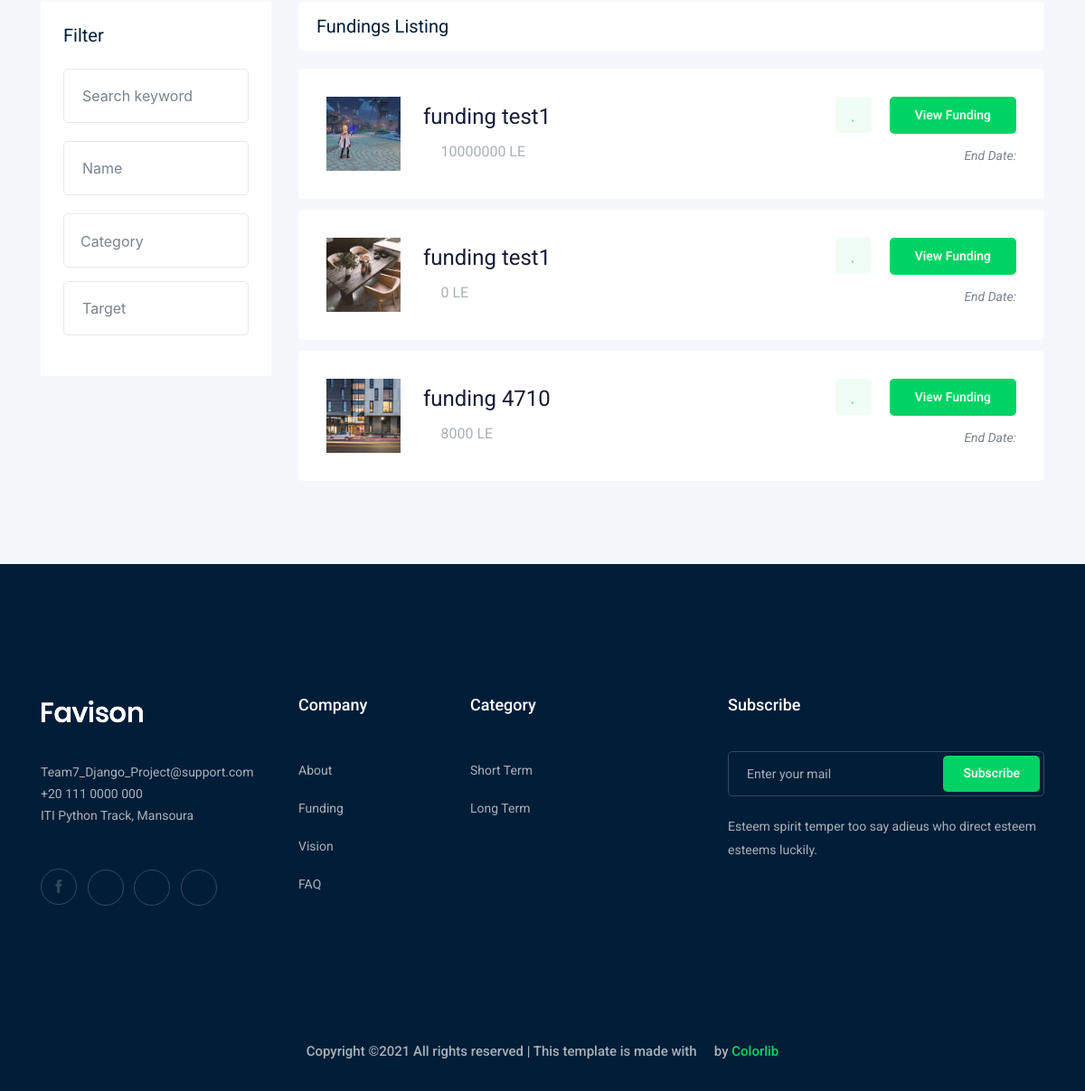
The page /funding/ (lower part) on the database as committed earlier.
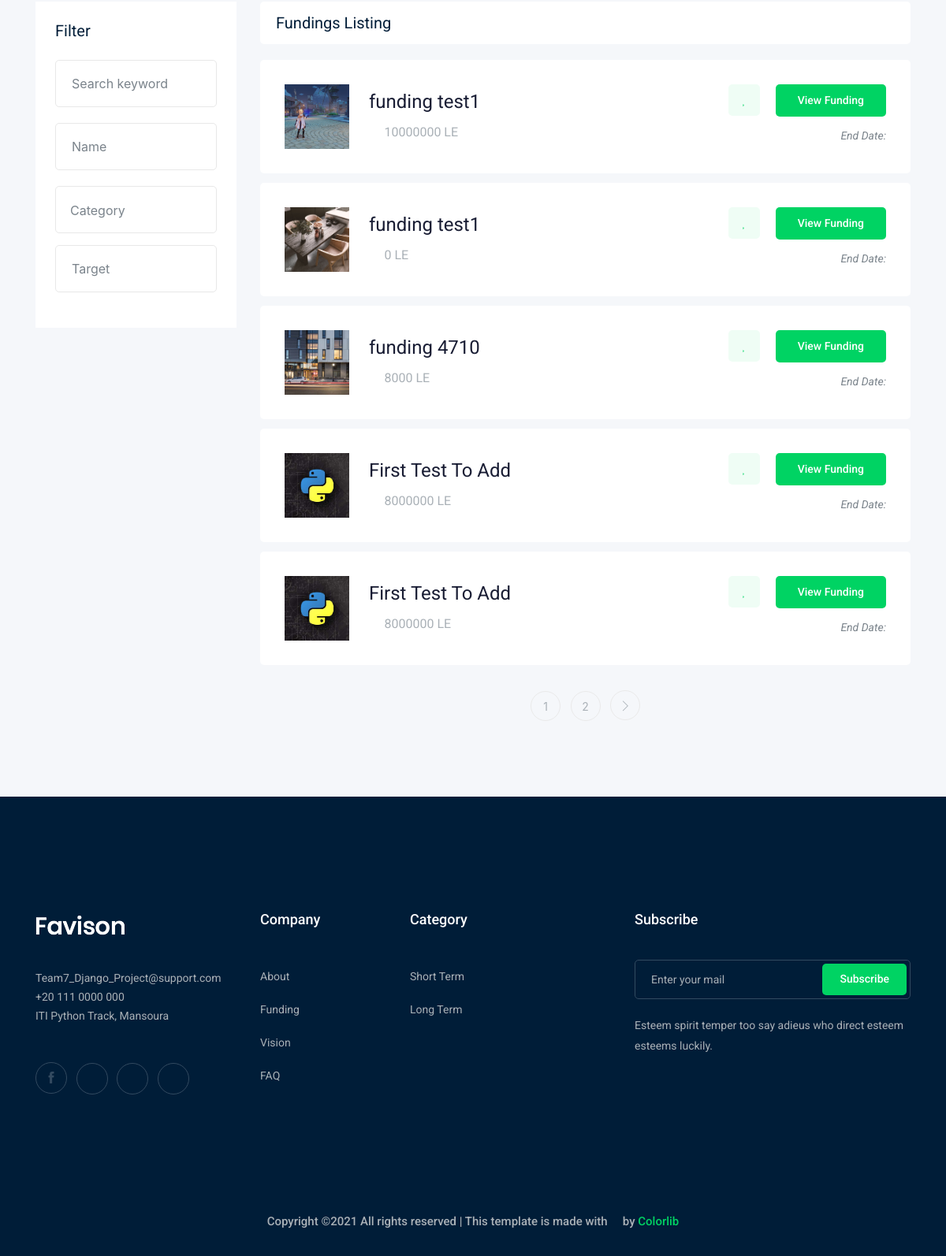
The same page on the database as committed later.
### funding/models.py (models this page shows, shortened)
class Funding(models.Model):
    user = models.ForeignKey(User, null=True, on_delete=models.CASCADE)
    title = models.CharField(max_length=20)
    project_tags=TaggableManager()
    category = models.ForeignKey(Category,on_delete=models.DO_NOTHING)
    details = models.TextField(default='')
    target = models.IntegerField(default=0)
    start = models.DateField(auto_now=True)
    end = models.DateField(auto_now=False, auto_now_add=False)
    image = models.ImageField(upload_to='fundings/')

### funding/views.py (the view)
# urls.py: path('', views.funding_list, name='home'),
def funding_list(request):
    funding_list = Funding.objects.all()
    paginator = Paginator(funding_list, 5)
    page_number = request.GET.get('page')
    page_obj = paginator.get_page(page_number)
    context = {'funding_list': page_obj, 'listlength': funding_list}
    return render(request, 'funding/funding_list.html', context)

### funding/templates/funding/funding_list.html (shortened to what this page needs)
{% extends './base.html' %}
{% load static %}
{% block body %}
<div class="job_listing_area plus_padding">
    <div class="container">
        <div class="row">
            <div class="col-lg-3">
                <div class="job_filter white-bg">
                    <div class="form_inner white-bg">
                        <h3>Filter</h3>
                        <form action="#">
                            <div class="row">
                                <div class="col-lg-12">
                                    <div class="single_field">
                                        <input type="text" placeholder="Search keyword">
                                    </div>
                                </div>
                                <div class="col-lg-12">
                                    <div class="single_field">
                                        <input type="text" placeholder="Name" id="amount" style="border:1; color:7A838B; font-size: 14px; font-weight:400;">
                                    </div>
                                </div>
                                <div class="col-lg-12">
                                </div>
                                <div class="col-lg-12">
                                    <div class="single_field">
                                            <input type="text" placeholder="Target" id="amount" style="border:1; color:7A838B; font-size: 14px; font-weight:400;">
                                    </div>
                                </div>
                            </div>
                        </form>
                    </div>
                </div>
            </div>
            <div class="col-lg-9">
                <div class="recent_joblist_wrap">
                    <div class="recent_joblist white-bg ">
                        <div class="row align-items-center">
                            <div class="col-md-6">
                                <h4>Fundings Listing</h4>
                            </div>
                        </div>
                    </div>
                </div>
                <div class="job_lists m-0">
                    <div class="row">
                        {% for i in funding_list %}
                        <div class="col-lg-12 col-md-12">
                            <div class="single_jobs white-bg d-flex justify-content-between">
                                <div class="jobs_left d-flex align-items-center">
                                    <div class="thumb" style="display: flex;justify-content: center;align-items: center;">
                                        <img src="{{i.image.url}}" alt="" width="82px" height="82px">
                                    </div>
                                    <div class="jobs_conetent">
                                        <a href="{% url 'funding:funding_details' i.id %}"><h4>{{i.title}}</h4></a>
                                        <div class="links_locat d-flex align-items-center">
                                            <div class="location">
                                                <p> <i class="fa fa-usd"></i>{{i.target}} LE</p>
                                            </div>
                                            <div class="location">
                                                <p> <i class="fa fa-clock-o"></i>{{i.category}}</p>
                                            </div>
                                        </div>
                                    </div>
                                </div>
                                <div class="jobs_right">
                                    <div class="apply_now">
                                        <a class="heart_mark" href="#"> <i class="fa fa-heart"></i> </a>
                                        <a href="{% url 'funding:funding_details' i.id %}" class="boxed-btn3">View Funding</a>
                                    </div>
                                    <div class="date">
                                        <p>End Date: </p>
                                    </div>
                                </div>
                            </div>
                        </div>
                        {% endfor %}
                    </div>
                    {% if funding_list.has_other_pages %}
                    <div class="row">
                        <div class="col-lg-12">
                            <div class="pagination_wrap">
                                <ul>
                                    {% for i in funding_list.paginator.page_range %}
                                    <li><a href="?page={{i}}"><span>{{i}}</span></a></li>
                                    {% endfor %}
                                    {% if funding_list.has_next %}
                                        <li><a href="?page={{ funding_list.next_page_number }}"> <i class="ti-angle-right"></i> </a></li>
                                    {% endif %}
                                </ul>
                            </div>
                        </div>
                    </div>
                    {% endif %}
                </div>
            </div>
        </div>
    </div>
</div>
{% endblock body %}

### funding/templates/funding/base.html (shortened to what this page needs)
{% load static %}
{% load bootstrap4 %}
<!doctype html>
<html class="no-js" lang="zxx">
<head>
    <link rel="stylesheet" href="{% static 'css/bootstrap.min.css' %}">
    <link rel="stylesheet" href="{% static 'css/owl.carousel.min.css' %}">
    <link rel="stylesheet" href="{% static 'css/magnific-popup.css' %}">
    <link rel="stylesheet" href="{% static 'css/font-awesome.min.css' %}">
    <link rel="stylesheet" href="{% static 'css/themify-icons.css' %}">
    <link rel="stylesheet" href="{% static 'css/nice-select.css' %}">
    <link rel="stylesheet" href="{% static 'css/flaticon.css' %}">
    <link rel="stylesheet" href="{% static 'css/jquery-ui.css' %}">
    <link rel="stylesheet" href="{% static 'css/gijgo.css' %}">
    <link rel="stylesheet" href="{% static 'css/animate.min.css' %}">
    <link rel="stylesheet" href="{% static 'css/slicknav.css' %}">
    <link rel="stylesheet" href="{% static 'css/style.css' %}">
    <link rel="stylesheet" href="https://stackpath.bootstrapcdn.com/bootstrap/4.3.1/css/bootstrap.min.css">
    <link rel="stylesheet" href="{% static 'css/tagsinput.css' %}" />
</head>
<body>
    {% block body%}
    {% endblock body %}
    <footer class="footer">
        <div class="footer_top">
            <div class="container">
                <div class="row">
                    <div class="col-xl-3 col-md-6 col-lg-3">
                        <div class="footer_widget wow fadeInUp" data-wow-duration="1s" data-wow-delay=".3s">
                            <div class="footer_logo">
                                <a href="#">
                                    <img src="img/logo.png" alt="">
                                </a>
                            </div>
                            <p>
                                Team7_Django_Project@support.com <br>
                                +20 111 0000 000 <br>
                                ITI Python Track, Mansoura
                            </p>
                            <div class="socail_links">
                                <ul>
                                    <li>
                                        <a href="#">
                                            <i class="ti-facebook"></i>
                                        </a>
                                    </li>
                                    <li>
                                        <a href="#">
                                            <i class="fa fa-google-plus"></i>
                                        </a>
                                    </li>
                                    <li>
                                        <a href="#">
                                            <i class="fa fa-twitter"></i>
                                        </a>
                                    </li>
                                    <li>
                                        <a href="#">
                                            <i class="fa fa-instagram"></i>
                                        </a>
                                    </li>
                                </ul>
                            </div>
                        </div>
                    </div>
                    <div class="col-xl-2 col-md-6 col-lg-2">
                        <div class="footer_widget wow fadeInUp" data-wow-duration="1.1s" data-wow-delay=".4s">
                            <h3 class="footer_title">
                                Company
                            </h3>
                            <ul>
                                <li><a href="#">About </a></li>
                                <li><a href="#">Funding</a></li>
                                <li><a href="#">Vision</a></li>
                                <li><a href="#">FAQ</a></li>
                            </ul>
                        </div>
                    </div>
                    <div class="col-xl-3 col-md-6 col-lg-3">
                        <div class="footer_widget wow fadeInUp" data-wow-duration="1.2s" data-wow-delay=".5s">
                            <h3 class="footer_title">
                                Category
                            </h3>
                            <ul>
                                <li><a href="#">Short Term</a></li>
                                <li><a href="#">Long Term</a></li>
                            </ul>
                        </div>
                    </div>
                    <div class="col-xl-4 col-md-6 col-lg-4">
                        <div class="footer_widget wow fadeInUp" data-wow-duration="1.3s" data-wow-delay=".6s">
                            <h3 class="footer_title">
                                Subscribe
                            </h3>
                            <form action="#" class="newsletter_form">
                                <input type="text" placeholder="Enter your mail">
                                <button type="submit">Subscribe</button>
                            </form>
                            <p class="newsletter_text">Esteem spirit temper too say adieus who direct esteem esteems
                                luckily.</p>
                        </div>
                    </div>
                </div>
            </div>
        </div>
        <div class="copy-right_text wow fadeInUp" data-wow-duration="1.4s" data-wow-delay=".3s">
            <div class="container">
                <div class="row">
                    <div class="col-xl-12">
                        <p class="copy_right text-center">
Copyright &copy;<script>document.write(new Date().getFullYear());</script> All rights reserved | This template is made with <i class="fa fa-heart-o" aria-hidden="true"></i> by <a href="https://colorlib.com" target="_blank">Colorlib</a>
                        </p>
                    </div>
                </div>
            </div>
        </div>
    </footer>
</body>
</html>

Rows that differ between the two databases and show on the page:
added Funding: image (picture), title "First Test To Add", target "8000000"
added Funding: image (picture), title "First Test To Add", target "8000000"
Other text that changed with them:
new list line: "1"
new list line: "2"
